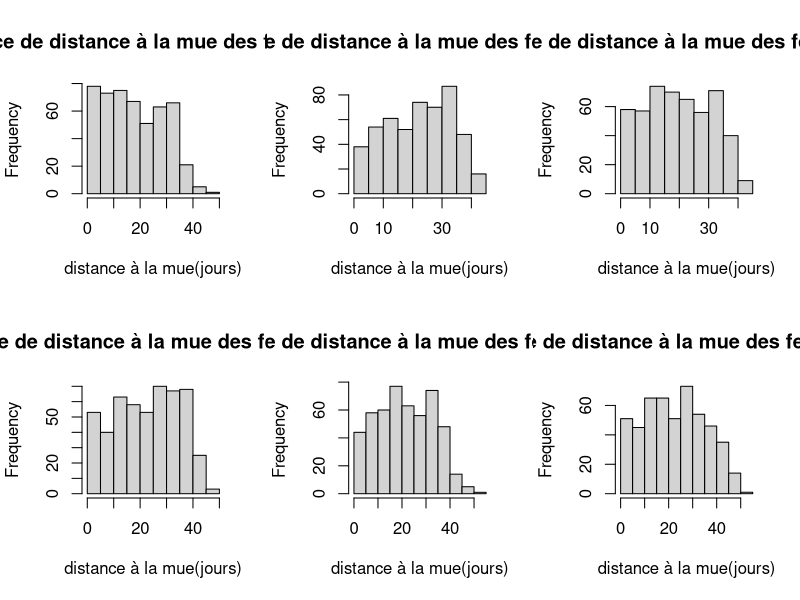

This chart was generated by the following R code: (Note: this script raises an error after producing the figure.)
rm(list=ls())
graphics.off()

#Prendre en compte la date de receptivité des femelles ? Non = 0 ; Oui = 1
recept <- 0
# Choix des males ? Aléatoire = 0 ; Si mue APRES la femelle = 1 
choix_male <- 0


debut <- Sys.time()

tps_max <- 10000
repetition <- 1

fem_5j_avt_mue_moy <- numeric(tps_max)
fem_10j_avt_mue_moy <- numeric(tps_max)
fem_15j_avt_mue_moy <- numeric(tps_max)
fem_5j_avt_rec_moy <- numeric(tps_max)
pret_fem_5j_avt_mue_moy <- numeric(tps_max)
pret_fem_10j_avt_mue_moy <- numeric(tps_max)
pret_fem_15j_avt_mue_moy <- numeric(tps_max)
nb_receptive_moy <- numeric(tps_max)
nb_fem_dispo_moy <- numeric(tps_max)
nb_male_dispo_moy <- numeric(tps_max)
nb_male_seul_moy <- numeric(tps_max)
nb_couples_moy <- numeric(tps_max)
nb_repro_moy <- numeric(tps_max)
coeff_pearson_moy <- numeric(tps_max)
prop_receptive_moy <- numeric(tps_max)

instant <- 1
screeninstant <- 1
split.screen(c(2,3))

for (iteration in 1:repetition){

	nb_ind_en_mue <- numeric(tps_max)
	fem_5j_avt_mue <- numeric(tps_max)
	fem_10j_avt_mue <- numeric(tps_max)
	fem_15j_avt_mue <- numeric(tps_max)
	fem_5j_avt_rec <- numeric(tps_max)
	pret_fem_5j_avt_mue <- numeric(tps_max)
	pret_fem_10j_avt_mue <- numeric(tps_max)
	pret_fem_15j_avt_mue <- numeric(tps_max)
	nb_fem_dispo <- numeric(tps_max)
	nb_male_dispo <- numeric(tps_max)
	nb_male_seul <- numeric(tps_max)
	nb_couples <- numeric(tps_max)
	nb_repro <- numeric(tps_max)
	nb_receptive <- numeric(tps_max)
	coeff_pearson <- numeric(tps_max)
	nm <- 500
	nf <- 500
	taille_moy_fem <- numeric(nf)
	taille_moy_mal <- numeric(nm)
	txmort_male <- 0.01
	txmort_femelle <- 0.01
	prop_receptive <- numeric(tps_max)
	

###########################
##### CREATION POPULATION #
###########################

	# Femelles :
	
	f_no <- c(1:nf)
	f_taille <- round(rnorm(nf,2,0.2),3)  
	f_max_dist_mue <- round((6.75+14.83*f_taille),2)
	f_dist_mue <- round((runif(nf, min=0, max=f_max_dist_mue)),2)
	f_date_receptivite <-round((f_max_dist_mue/2),2)
	f_age <- numeric(nf)
	f_nb_mue <- numeric(nf)
	f_no_male <- numeric(nf)
	f_taille_male <- numeric(nf)
	f_dist_mue_male <- numeric(nf)

	# Males :

	m_no <- c(1:nm)
	m_taille <- round(rnorm(nm,2.75,0.2),3)
	m_max_dist_mue <- round((6.75+14.83*m_taille),2)	
	m_dist_mue <- round((runif(nm, min=0, max=m_max_dist_mue)),2)
	m_age <- numeric(nm)
	m_nb_mue <- numeric(nm)
	m_no_femelle <- numeric(nm)
	m_taille_femelle <- numeric(nm)
	m_dist_mue_femelle <- numeric(nm)
	
	# x<- seq(1,4,0.1)
	# y <- 6.75+14.83*x
	# plot(f_dist_mue~f_taille)
	# points(y~x, type="l", col="red", lwd=3)
	
	
	# plot(f_date_receptivite~f_max_dist_mue)
	# abline(v=1:60)
	# plot(f_date_receptivite~f_taille)
	
	#######################
	# DYNAMIQUE POPULATION
	#######################
	
	for (tps in 1:tps_max) {

		######################
		# MORTALITE/NAISSANCES
		######################

		### Mortalité :
		
	  # combien de males et de femelles vont mourir aujourd'hui ?
		nb_male_mort <- floor(nm*txmort_male)
		nb_femelle_mort <- floor(nf*txmort_femelle)
		
	  # la mort s'abat aléatoirement sur les individus :
		no_male_mort <- sample(m_no, nb_male_mort)
		no_femelle_mort <- sample(f_no, nb_femelle_mort)
		
		# taille_mort <- m_taille[no_male_mort]
		# dist_mue_mort <- m_dist_mue[no_male_mort]
		# taille_morte <- f_taille[no_femelle_mort]
		# dist_mue_morte <- f_dist_mue[no_femelle_mort]
		# date_receptivite_morte <- f_date_receptivite[no_femelle_mort]
		
	  # les individus appariés aux morts se retrouvent seuls :
		veuf <- f_no_male[no_femelle_mort]
		veuve <- m_no_femelle[no_male_mort]
		
		m_no_femelle[veuf] <- 0
		m_taille_femelle[veuf] <- 0
		m_dist_mue_femelle[veuf] <- 0
		f_no_male[veuve] <- 0
		f_taille_male[veuve] <- 0
		f_dist_mue_male[veuve] <- 0

		### Naissances :
	  # pour chaque mort, un individu nait :
  
		f_taille[no_femelle_mort] <- round(rnorm(nb_femelle_mort,2,0.2),3)
		f_max_dist_mue[no_femelle_mort] <- round((6.75 + 14.83 * f_taille[no_femelle_mort]),2)
		f_dist_mue[no_femelle_mort] <- f_max_dist_mue[no_femelle_mort]
		f_date_receptivite[no_femelle_mort] <- round(f_max_dist_mue[no_femelle_mort]/2)
		# f_taille[no_femelle_mort] <- taille_morte
		# f_dist_mue[no_femelle_mort] <- dist_mue_morte
		# f_date_receptivite[no_femelle_mort] <- date_receptivite_morte
		f_age[no_femelle_mort] <- 0
		f_nb_mue[no_femelle_mort] <- 0
		f_no_male[no_femelle_mort] <- 0
		f_taille_male[no_femelle_mort] <- 0
		f_dist_mue_male[no_femelle_mort] <- 0
		
		m_taille[no_male_mort] <- round(rnorm(nb_male_mort,2.75,0.2),3)
		m_max_dist_mue[no_male_mort] <- round((6.75 + 14.83 * m_taille[no_male_mort]),2)
		m_dist_mue[no_male_mort] <- m_max_dist_mue[no_male_mort]
		# m_taille[no_male_mort] <- taille_mort
		# m_dist_mue[no_male_mort] <- dist_mue_mort
		m_age[no_male_mort]<- 0
		m_nb_mue[no_male_mort] <- 0
		m_no_femelle[no_male_mort] <- 0
		m_taille_femelle[no_male_mort] <- 0
		m_dist_mue_femelle[no_male_mort] <- 0
		
#########################
######## VIEILLISSEMENT #
#########################
		
		# tous les individus vieillissent d'un jour :
		f_age <- f_age + 1
		m_age <- m_age + 1	
		# tous les individus se rapprochent de leur date de mue : 
		f_dist_mue <- f_dist_mue - 1
		m_dist_mue <- m_dist_mue - 1		
		# les compagnons se rapprochent aussi de leur mue :
		f_dist_mue_male[f_no_male != 0] <- f_dist_mue_male[f_no_male != 0] - 1
		m_dist_mue_femelle[m_no_femelle != 0] <- m_dist_mue_femelle[m_no_femelle != 0] - 1
		
		# y en a-t-il qui mue aujourd'hui (femelle et male) ?
		nbmuetoday <- length(f_no[f_dist_mue <= 0]) + length(m_no[m_dist_mue <= 0])
	
		# si un des membres de la paire mue, le couple se sépare : 
		if (nbmuetoday > 0) {
			# quelles femelles muent aujourd'hui ?
			femelle_en_mue <- f_no[f_dist_mue <= 0]
			# qui parmi elles sont appariées ?
			femelle_en_mue_apparie <-f_no[(f_dist_mue <= 0) & (f_no_male != 0)]
			# males appariés avec une femelle qui mue aujourd'hui :
			male_apparie <- f_no_male[femelle_en_mue_apparie]
			
			# idem pour les mâles :
			male_en_mue <- m_no[m_dist_mue <= 0]
			male_en_mue_apparie <- m_no[(m_dist_mue <= 0) & (m_no_femelle != 0)]
			femelle_apparie <- m_no_femelle[male_en_mue_apparie]
			
			# comptage du nombre de reproductions aujourd'hui :
			nbreprotoday <- length(femelle_en_mue_apparie)
			
			# femelle devient libre :
			f_no_male[femelle_en_mue_apparie] <- 0
			f_taille_male[femelle_en_mue_apparie] <- 0
			f_dist_mue_male[femelle_en_mue_apparie] <- 0
			m_no_femelle[male_apparie] <- 0
			m_taille_femelle[male_apparie] <- 0
			m_dist_mue_femelle[male_apparie] <- 0
			
			# male devient libre :
			m_no_femelle[male_en_mue_apparie] <- 0
			m_taille_femelle[male_en_mue_apparie] <- 0
			m_dist_mue_femelle[male_en_mue_apparie] <- 0
			f_no_male[femelle_apparie] <- 0
			f_taille_male[femelle_apparie] <- 0
			f_dist_mue_male[femelle_apparie] <- 0
			
			# les individus grandissent après mue (+10%) :
			f_taille[femelle_en_mue] <- round(f_taille[femelle_en_mue]*1.10,3)
			m_taille[male_en_mue] <- round(m_taille[male_en_mue]*1.10,3)
			# ils sont ensuite au maximum de la distance à leur prochaine mue :
			f_max_dist_mue[femelle_en_mue] <- round((6.75+14.83*f_taille[femelle_en_mue]),2)
			f_dist_mue[femelle_en_mue] <- f_max_dist_mue[femelle_en_mue]
			f_date_receptivite[femelle_en_mue] <- round(f_max_dist_mue[femelle_en_mue]/2)
			m_max_dist_mue[male_en_mue] <- round((6.75+14.83*m_taille[male_en_mue]),2)
			m_dist_mue[male_en_mue] <- m_max_dist_mue[male_en_mue]
			
			# on compte 1 mue de plus : 
			f_nb_mue[femelle_en_mue] <- f_nb_mue[femelle_en_mue] + 1
			m_nb_mue[male_en_mue] <- m_nb_mue[male_en_mue] + 1
		}
		
#######################
######### APPARIEMENT #
#######################

		
		
		############
		#receptivité
		############
		
		if(recept == 1){
			# combien de femelles sont libres & receptives aujourd'hui ?
			nb_femelle_dispo <- length(f_no[(f_no_male == 0) & (f_dist_mue <= f_date_receptivite)])
			# lesquelles ?
			no_femelle_dispo <- f_no[(f_no_male == 0) & (f_dist_mue <= f_date_receptivite)]
		}else if (recept == 0){
			nb_femelle_dispo <- length(f_no[f_no_male == 0])
			no_femelle_dispo <- f_no[f_no_male == 0]
		}
		
		# combien sont receptives ? (comptage)
		nbreceptive <- length(f_no[f_dist_mue <= f_date_receptivite])
		
		# combien de males sont célibataires ?
		nb_male_celibataire <- length(m_no[m_no_femelle == 0])
		
		# s'il y a des individus libres, on lance l'appariement
		if ((nb_femelle_dispo > 0) & (nb_male_celibataire > 0)){
		
			if (nb_femelle_dispo > 1){
			# shaker des femelles disponibles (les têtes de liste ne sont plus privilégiées) :
				no_femelle_dispo <- sample(no_femelle_dispo, nb_femelle_dispo)
			}
			
			# pour chaque femelle disponible (ligne = compteur de ligne) :
			
			for (ligne in no_femelle_dispo){
			
				##############
				# CHOIX MALE #
				##############
				
				# quels mâles sont disponibles (i.e. célibataires et qui muent APRES la femelle) ?
				if (choix_male == 1){
					no_male_dispo <- m_no[(m_no_femelle == 0) & (m_dist_mue > f_dist_mue[ligne])]
				}else if(choix_male == 0){
					no_male_dispo <- m_no[m_no_femelle == 0]
				}
				
				if (length(no_male_dispo) != 0){
					# /!\ pour eviter le "bug du sample" :
					if (length(no_male_dispo) == 1) {
						no_male_selec <- no_male_dispo
					} else if (length(no_male_dispo) > 1) {
					  # choix aléatoire du male :
						no_male_selec <- sample(no_male_dispo,1)
					}
					f_no_male[ligne] <- no_male_selec
					m_no_femelle[no_male_selec] <- f_no[ligne]
					f_taille_male[ligne] <- m_taille[no_male_selec]
					f_dist_mue_male[ligne] <- m_dist_mue[no_male_selec]
					m_taille_femelle[no_male_selec] <- f_taille[ligne]
					m_dist_mue_femelle[no_male_selec] <- f_dist_mue[ligne]
				}
			}
		}

		nbreceptive <- length(f_no[f_dist_mue <= f_date_receptivite])
		nb_male_celibataire <- length(m_no[m_no_femelle == 0])
		
		# suivi des femelles x jours avant mue :
		
		femelle_5j_avt_mue <- f_no[(f_dist_mue <= 5) & (f_dist_mue >= 1)]
		nb_fem_5j_avt_mue <- length(femelle_5j_avt_mue)
		femelle_10j_avt_mue <- f_no[(f_dist_mue <= 10) & (f_dist_mue >= 1)]
		nb_fem_10j_avt_mue <- length(femelle_10j_avt_mue)
		femelle_15j_avt_mue <- f_no[(f_dist_mue <= 15) & (f_dist_mue >= 1)]
		nb_fem_15j_avt_mue <- length(femelle_15j_avt_mue)
		
		# suivi des mâles pouvant prendre les femelles ci-dessus :
		
		# pretendant_fem_5j_avt_mue <- m_no[(m_no_femelle == 0) & (m_dist_mue > 5)]
		# nb_pretendant_fem_5j_avt_mue <- length(pretendant_fem_5j_avt_mue)
		# pretendant_fem_10j_avt_mue <- m_no[(m_no_femelle == 0) & (m_dist_mue > 10)]
		# nb_pretendant_fem_10j_avt_mue <- length(pretendant_fem_10j_avt_mue)
		# pretendant_fem_15j_avt_mue <- m_no[(m_no_femelle == 0) & (m_dist_mue > 15)]
		# nb_pretendant_fem_15j_avt_mue <- length(pretendant_fem_15j_avt_mue)
		
		pretendant_fem_5j_avt_mue <- m_no[(m_dist_mue > 5)]
		nb_pretendant_fem_5j_avt_mue <- length(pretendant_fem_5j_avt_mue)
		pretendant_fem_10j_avt_mue <- m_no[(m_dist_mue > 10)]
		nb_pretendant_fem_10j_avt_mue <- length(pretendant_fem_10j_avt_mue)
		pretendant_fem_15j_avt_mue <- m_no[(m_dist_mue > 15)]
		nb_pretendant_fem_15j_avt_mue <- length(pretendant_fem_15j_avt_mue)
		
		# compilation des valeurs (en vue d'un plot) :
		coeff <- cor.test(f_taille_male[f_no_male != 0], f_taille[f_no_male != 0], method = "pearson")$estimate
		coeff_pearson[tps] <- coeff
		nb_fem_dispo[tps] <- nb_femelle_dispo
		fem_5j_avt_mue[tps] <- nb_fem_5j_avt_mue
		fem_10j_avt_mue[tps] <- nb_fem_10j_avt_mue
		fem_15j_avt_mue[tps] <- nb_fem_15j_avt_mue
		pret_fem_5j_avt_mue[tps] <- nb_pretendant_fem_5j_avt_mue
		pret_fem_10j_avt_mue[tps] <- nb_pretendant_fem_10j_avt_mue
		pret_fem_15j_avt_mue[tps] <- nb_pretendant_fem_15j_avt_mue
		nb_receptive[tps] <- nbreceptive
		prop_receptive[tps] <- (nb_receptive[tps] * 100) / nf  # proportion de femelles receptives
		nb_male_dispo[tps] <- length(no_male_dispo)
		nb_male_seul[tps] <- nb_male_celibataire
		nb_couples[tps] <- length(f_no[f_no_male != 0])
		nb_repro[tps] <- nbreprotoday
	
		if(tps == instant & tps < 120 ){
			screen(screeninstant)
			hist(f_dist_mue, xlab="distance à la mue(jours)", main=paste("Fréquence de distance à la mue des femelles, t=",instant-1))
			# plot(f_dist_mue~f_taille, xlab="Taille femelle", ylab="Distance à la mue", main=paste("Jour",instant))
			instant <- instant + 20
			screeninstant <- screeninstant + 1
		}
	}

	# moyennes des valeurs sur tous les réplicats :
	coeff_pearson_moy <- coeff_pearson_moy + coeff_pearson/repetition 
	nb_fem_dispo_moy <- nb_fem_dispo_moy + nb_fem_dispo/repetition
	fem_5j_avt_mue_moy <- fem_5j_avt_mue_moy + fem_5j_avt_mue/repetition
	fem_10j_avt_mue_moy <- fem_10j_avt_mue_moy + fem_10j_avt_mue/repetition
	fem_15j_avt_mue_moy <- fem_15j_avt_mue_moy + fem_15j_avt_mue/repetition
	pret_fem_5j_avt_mue_moy <- pret_fem_5j_avt_mue_moy + pret_fem_5j_avt_mue/repetition
	pret_fem_10j_avt_mue_moy <- pret_fem_10j_avt_mue_moy + pret_fem_10j_avt_mue/repetition
	pret_fem_15j_avt_mue_moy <- pret_fem_15j_avt_mue_moy + pret_fem_15j_avt_mue/repetition
	nb_receptive_moy <- nb_receptive_moy + nb_receptive/repetition
	prop_receptive_moy <- prop_receptive_moy + prop_receptive/repetition
	nb_male_dispo_moy <- nb_male_dispo_moy + nb_male_dispo/repetition
	nb_male_seul_moy <- nb_male_seul_moy + nb_male_seul/repetition
	nb_couples_moy <- nb_couples_moy + nb_couples/repetition
	nb_repro_moy <- nb_repro_moy + nb_repro/repetition
}
	femelle <- data.frame(f_no, f_taille, f_dist_mue, f_date_receptivite, f_age, f_nb_mue, f_no_male, f_taille_male, f_dist_mue_male)
	male <- data.frame(m_no, m_taille, m_dist_mue, m_age, m_nb_mue, m_no_femelle, m_taille_femelle, m_dist_mue_femelle)

	# graphs :
	
	# suivi des individus :
	windows()
	plot(nb_couples_moy, type="l", lwd=3, xlim=c(0,tps_max), ylim=c(0,max(nf,nm)), xlab='Jours', ylab="Effectifs", col="red", main='Suivi des femelles')
	abline(h=0)
	points(nb_receptive_moy, type="l",lty=3,lwd=3, col="pink")
	points(nb_fem_dispo_moy, type="l", col="orange")
	points(nb_couples_moy + nb_male_seul_moy, type="l", col="black")
	points(nb_male_dispo_moy, type="l", col="blue")
	
	windows()
	plot(fem_5j_avt_mue_moy, type="l", lwd=3,xlim=c(0,300), ylim=c(0,max(nf,nm)), xlab="jours", ylab="effectif", main="Suivi des individus x jours avant mue des femelles", col="green")
	points(fem_10j_avt_mue_moy, type="l", lwd=3, col="blue")
	points(fem_15j_avt_mue_moy, type="l", lwd=3, col="brown")
	points(pret_fem_5j_avt_mue_moy, type="l", col="green")
	points(pret_fem_10j_avt_mue_moy, type="l", col="blue")
	points(pret_fem_15j_avt_mue_moy, type="l", col="brown")
	points(nb_couples_moy, type="l", lty=3, lwd=3, col="red")
	mtext("traits épais : femelles ; traits fins : mâles prétendants ; pointillés : couples", 3, cex  = 0.8)
	
	windows()
	plot(nb_repro_moy, type='l', xlab='Jours', main='Nombre de reproductions par jour')
	
	windows()
	plot(prop_receptive_moy, type="l", ylim=c(0,100), xlab="jours", ylab="pourcentage", main="Pourcentage de femelles receptives")
	
	# homogamie :
	windows()
	plot(f_taille_male[f_no_male != 0]~f_taille[f_no_male != 0], xlab="taille femelle", ylab="taille male", main = paste("Homogamie taille : réplicat", iteration), asp=1)
	abline(0, 1, lty = 3)
	reg <- lm(f_taille_male[f_no_male != 0]~f_taille[f_no_male != 0])
	abline(reg)
	
	windows()
	plot(coeff_pearson_moy, type="l", ylim=c(-0.2,1), xlab="jours", main="Coefficient de correlation de Pearson entre la taille des individus appariés")
	abline(h=0)
	
	windows()
	plot(f_taille~f_age)
	
	windows()
	hist(f_taille)
	
	windows()
	hist(m_taille)
	
fin <- Sys.time()
warnings()
fin - debut